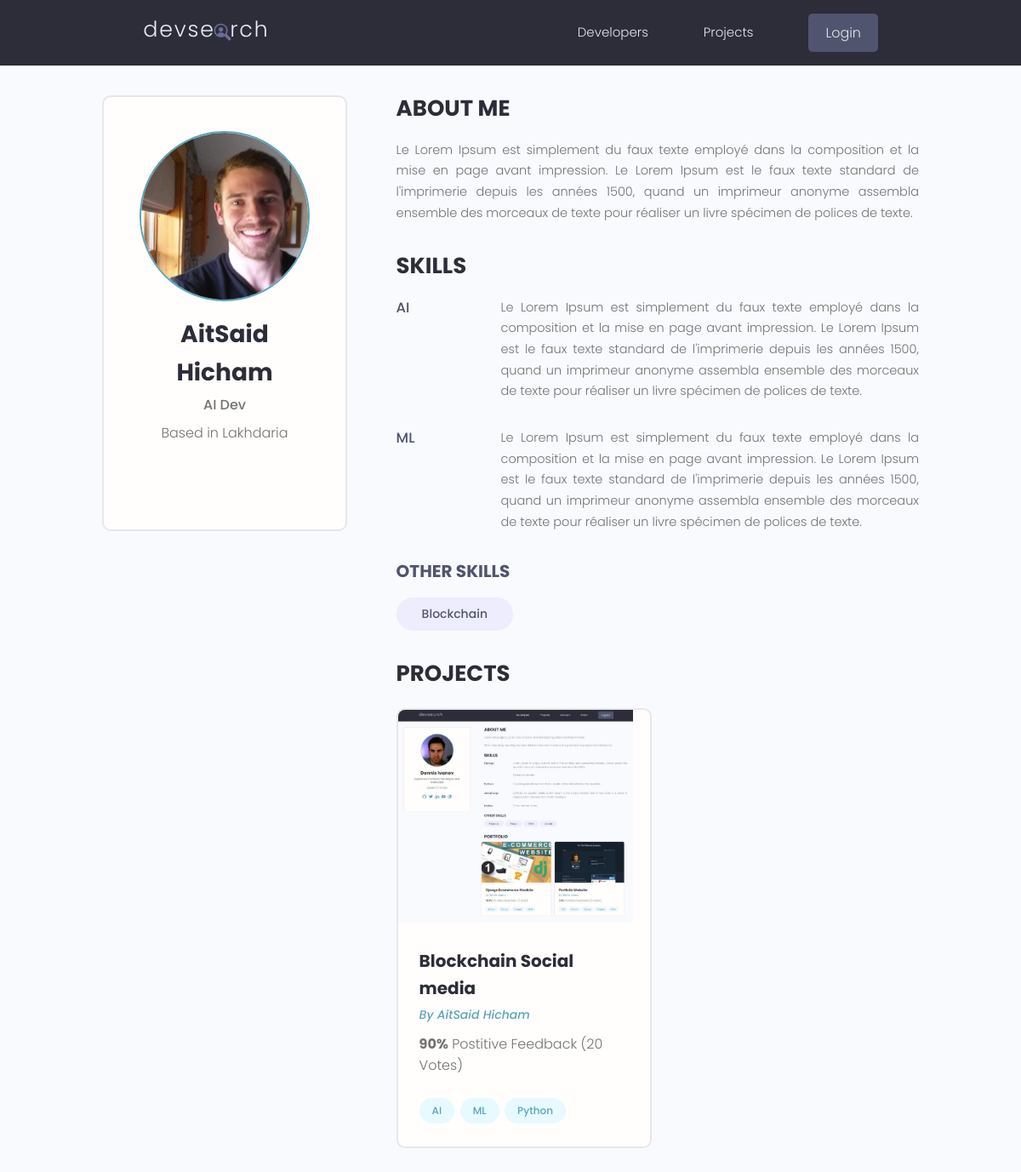
Page /profile/d1f69c5a-86e6-4bd7-8165-a49d413776e2/ on the earlier database version.
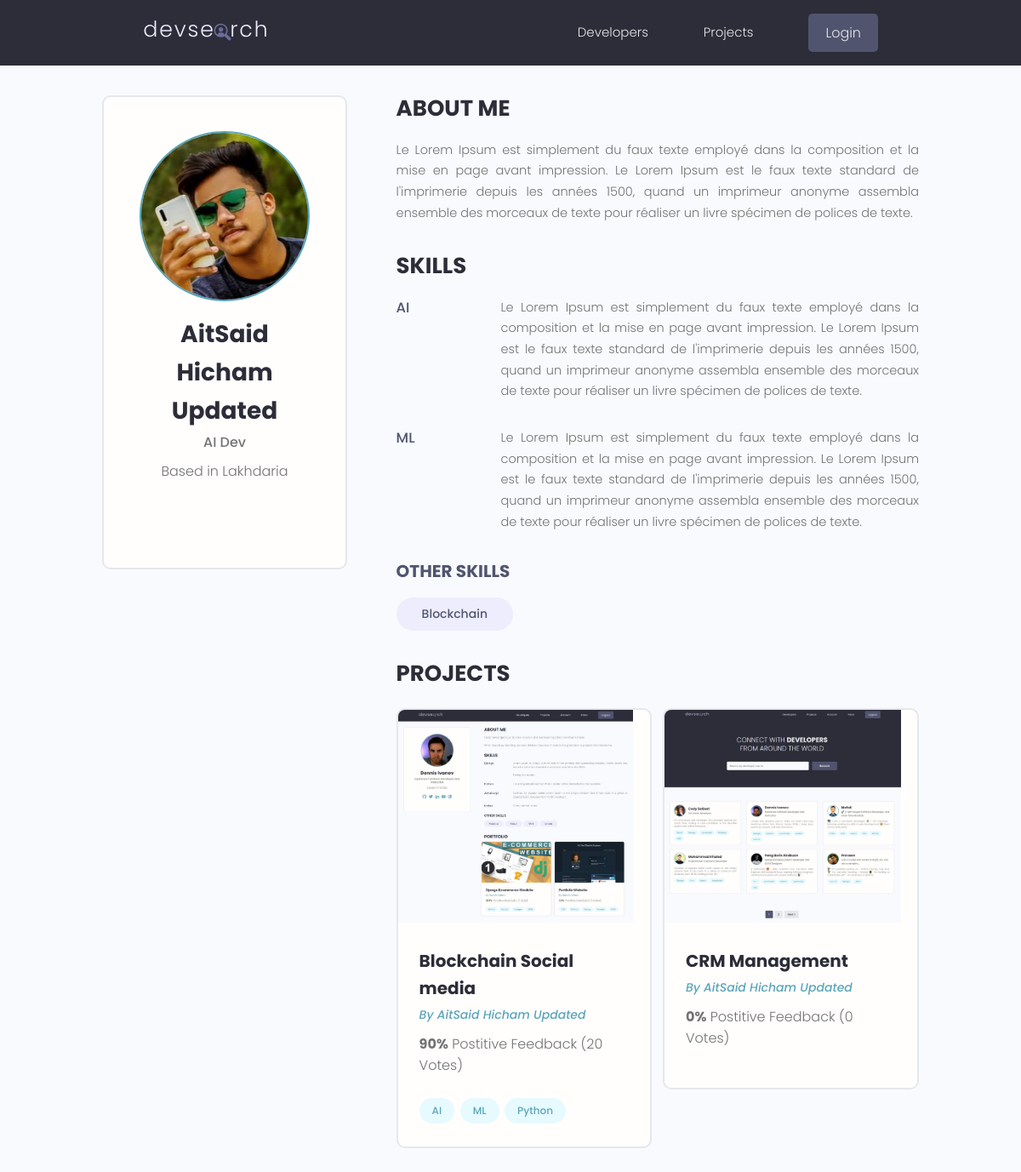
Same page on the later database version.
### users/models.py (models this page shows, shortened)
class Profile(models.Model):
    user = models.OneToOneField(
        User, on_delete=models.CASCADE, null=True, blank=True)
    name = models.CharField(max_length=200, blank=True, null=True)
    email = models.EmailField(max_length=500, blank=True, null=True)
    username = models.CharField(max_length=200, blank=True, null=True)
    location = models.CharField(max_length=200, blank=True, null=True)
    short_intro = models.CharField(max_length=200, blank=True, null=True)
    bio = models.TextField(blank=True, null=True)
    profile_image = models.ImageField(
        null=True, blank=True, upload_to='profiles/', default="profiles/user-default.png")
    social_github = models.CharField(max_length=200, blank=True, null=True)
    social_twitter = models.CharField(max_length=200, blank=True, null=True)
    social_linkedin = models.CharField(max_length=200, blank=True, null=True)
    social_youtube = models.CharField(max_length=200, blank=True, null=True)
    social_website = models.CharField(max_length=200, blank=True, null=True)
    created = models.DateTimeField(auto_now_add=True)
    id = models.UUIDField(default=uuid.uuid4, unique=True,
                          primary_key=True, editable=False)

class Skill(models.Model):
    owner = models.ForeignKey(
        Profile, on_delete=models.CASCADE, null=True, blank=True)
    name = models.CharField(max_length=200, blank=True, null=True)
    description = models.TextField(null=True, blank=True)
    created = models.DateTimeField(auto_now_add=True)
    id = models.UUIDField(default=uuid.uuid4, unique=True,
                          primary_key=True, editable=False)
    def __str__(self):
        return str(self.name)

### projects/models.py (models this page shows, shortened)
class Project(models.Model):
    owner = models.ForeignKey(
        Profile, null=True, blank=True, on_delete=models.CASCADE)
    title = models.CharField(max_length=200)
    description = models.TextField(null=True, blank=True)
    featured_image = models.ImageField(
        null=True, blank=True, default="default.jpg")
    demo_link = models.CharField(max_length=2000, null=True, blank=True)
    source_link = models.CharField(max_length=2000, null=True, blank=True)
    tags = models.ManyToManyField('Tag', blank=True)
    vote_total = models.IntegerField(default=0, null=True, blank=True)
    vote_ratio = models.IntegerField(default=0, null=True, blank=True)
    created = models.DateTimeField(auto_now_add=True)
    id = models.UUIDField(default=uuid.uuid4, unique=True,
                          primary_key=True, editable=False)

class Tag(models.Model):
    name = models.CharField(max_length=200)
    created = models.DateTimeField(auto_now_add=True)
    id = models.UUIDField(default=uuid.uuid4, unique=True,
                          primary_key=True, editable=False)
    def __str__(self):
        return self.name

### users/views.py (the view)
# urls.py: path('profile/<str:pk>/', views.userProfile, name="user-profile"),
def userProfile(request, pk):
    profile = Profile.objects.get(id=pk)
    topSkills = profile.skill_set.exclude(description__exact="")
    otherSkills = profile.skill_set.filter(description="")
    context = {'profile': profile, 'topSkills': topSkills,
               "otherSkills": otherSkills}
    return render(request, 'users/user-profile.html', context)

### users/templates/users/user-profile.html (shortened to what the changed rows need)
{% extends 'main.html' %}
{% block content %}
<main class="profile my-md">
    <div class="container">
        <div class="layout">
            <div class="column column--1of3">
                <div class="card text-center">
                    <div class="card__body dev">
                        <img class="avatar avatar--xl" src="{{ profile.profile_image.url }}" />
                        <h2 class="dev__name">{{profile.name}}</h2>
                        <p class="dev__title">{{profile.short_intro}}</p>
                        <p class="dev__location">Based in {{profile.location}}</p>
                    </div>
                </div>
            </div>
            <div class="column column--2of3">
                <div class="devInfo">
                    <h3 class="devInfo__title">About Me</h3>
                    <p class="devInfo__about">{{profile.bio}}</p>
                </div>
                <div class="devInfo">
                    <div class="devInfo__skills">
                        {% if topSkills.count > 0 %}
                            {% for skill in topSkills %}
                            <div class="devSkill">
                                <h4 class="devSkill__title">{{skill.name}}</h4>
                                <p class="devSkill__info">{{skill.description}}</p>
                            </div>
                            {% endfor %}
                        {% endif %}
                        {% if otherSkills.count > 0 %}
                        <div class="devInfo__otherSkills">
                            {% for skill in otherSkills %}
                            <span class="tag tag--pill tag--sub tag--lg">
                                <small>{{skill}}</small>
                            </span>
                            {% endfor %}
                        </div>
                        {% endif %}
                    </div>
                </div>
                <div class="devInfo">
                    {% if profile.project_set.all.count > 0 %}
                    <div class="grid grid--two">
                        {% for project in profile.project_set.all %}
                        <div class="column">
                            <div class="card project">
                                <a href="{% url 'project' project.id %}" class="project">
                                    <img class="project__thumbnail" src="{{project.featured_image.url}}"
                                        alt="project thumbnail" />
                                    <div class="card__body">
                                        <h3 class="project__title">{{project.title}}</h3>
                                        <p><a class="project__author"
                                                href="{% url 'user-profile' project.owner.id %}">By
                                                {{project.owner.name}}</a>
                                        </p>
                                        <p class="project--rating">
                                            <span style="font-weight: bold;">{{project.vote_ratio}}%</span> Postitive
                                            Feedback ({{project.vote_total}} Vote{{project.vote_total|pluralize:"s"}})
                                        </p>
                                        <div class="project__tags">
                                            {% for tag in project.tags.all %}
                                            <span class="tag tag--pill tag--main">
                                                <small>{{tag}}</small>
                                            </span>
                                            {% endfor %}
                                        </div>
                                    </div>
                                </a>
                            </div>
                        </div>
                        {% endfor %}
                    </div>
                    {% else %}
                    <h3 class="devInfo__title">No Projects added...</h3>
                    {% endif %}
                </div>
            </div>
        </div>
    </div>
</main>
{% endblock content %}

Differences in the rows shown:
changed Profile "AI Dev": profile_image: a different picture; name "AitSaid Hicham" → "AitSaid Hicham Updated"
changed through a linked row, Project "Blockchain Social media": owner.name "AitSaid Hicham" → "AitSaid Hicham Updated"
added Project: featured_image (picture), title "CRM Management", owner.name "AitSaid Hicham Updated", vote_ratio "0", vote_total "0"
